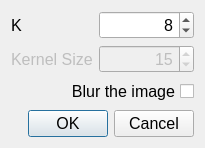
<?xml version="1.0" encoding="UTF-8"?>
<ui version="4.0">
 <class>KMeansDialog</class>
 <widget class="QDialog" name="KMeansDialog">
  <property name="geometry">
   <rect>
    <x>0</x>
    <y>0</y>
    <width>205</width>
    <height>138</height>
   </rect>
  </property>
  <property name="windowTitle">
   <string>Dialog</string>
  </property>
  <layout class="QGridLayout" name="gridLayout_2">
   <item row="0" column="0">
    <layout class="QGridLayout" name="gridLayout">
     <item row="0" column="0">
      <widget class="QLabel" name="klabel">
       <property name="font">
        <font>
         <pointsize>12</pointsize>
        </font>
       </property>
       <property name="text">
        <string>K</string>
       </property>
      </widget>
     </item>
     <item row="1" column="1" rowspan="2" colspan="2">
      <widget class="QSpinBox" name="sizeSpinBox">
       <property name="enabled">
        <bool>false</bool>
       </property>
       <property name="minimumSize">
        <size>
         <width>10</width>
         <height>0</height>
        </size>
       </property>
       <property name="font">
        <font>
         <pointsize>12</pointsize>
        </font>
       </property>
       <property name="alignment">
        <set>Qt::AlignRight|Qt::AlignTrailing|Qt::AlignVCenter</set>
       </property>
       <property name="minimum">
        <number>3</number>
       </property>
       <property name="maximum">
        <number>200</number>
       </property>
       <property name="singleStep">
        <number>2</number>
       </property>
       <property name="value">
        <number>15</number>
       </property>
      </widget>
     </item>
     <item row="0" column="1" colspan="2">
      <widget class="QSpinBox" name="KSpinBox">
       <property name="font">
        <font>
         <pointsize>12</pointsize>
        </font>
       </property>
       <property name="alignment">
        <set>Qt::AlignRight|Qt::AlignTrailing|Qt::AlignVCenter</set>
       </property>
       <property name="minimum">
        <number>2</number>
       </property>
       <property name="maximum">
        <number>20</number>
       </property>
       <property name="value">
        <number>8</number>
       </property>
      </widget>
     </item>
     <item row="1" column="0" rowspan="2">
      <widget class="QLabel" name="kSizeLabel">
       <property name="enabled">
        <bool>false</bool>
       </property>
       <property name="font">
        <font>
         <pointsize>12</pointsize>
        </font>
       </property>
       <property name="text">
        <string>Kernel Size</string>
       </property>
      </widget>
     </item>
    </layout>
   </item>
   <item row="1" column="0">
    <widget class="QCheckBox" name="hasBlurCheckBox">
     <property name="font">
      <font>
       <pointsize>12</pointsize>
      </font>
     </property>
     <property name="layoutDirection">
      <enum>Qt::RightToLeft</enum>
     </property>
     <property name="text">
      <string>Blur the image</string>
     </property>
    </widget>
   </item>
   <item row="2" column="0">
    <widget class="QDialogButtonBox" name="buttonBox">
     <property name="font">
      <font>
       <pointsize>12</pointsize>
      </font>
     </property>
     <property name="orientation">
      <enum>Qt::Horizontal</enum>
     </property>
     <property name="standardButtons">
      <set>QDialogButtonBox::Cancel|QDialogButtonBox::Ok</set>
     </property>
    </widget>
   </item>
  </layout>
  <zorder>buttonBox</zorder>
  <zorder>klabel</zorder>
  <zorder>KSpinBox</zorder>
  <zorder>sizeSpinBox</zorder>
  <zorder>kSizeLabel</zorder>
  <zorder>hasBlurCheckBox</zorder>
  <zorder>sizeSpinBox</zorder>
 </widget>
 <resources/>
 <connections>
  <connection>
   <sender>buttonBox</sender>
   <signal>accepted()</signal>
   <receiver>KMeansDialog</receiver>
   <slot>accept()</slot>
   <hints>
    <hint type="sourcelabel">
     <x>248</x>
     <y>254</y>
    </hint>
    <hint type="destinationlabel">
     <x>157</x>
     <y>274</y>
    </hint>
   </hints>
  </connection>
  <connection>
   <sender>buttonBox</sender>
   <signal>rejected()</signal>
   <receiver>KMeansDialog</receiver>
   <slot>reject()</slot>
   <hints>
    <hint type="sourcelabel">
     <x>316</x>
     <y>260</y>
    </hint>
    <hint type="destinationlabel">
     <x>286</x>
     <y>274</y>
    </hint>
   </hints>
  </connection>
 </connections>
</ui>
